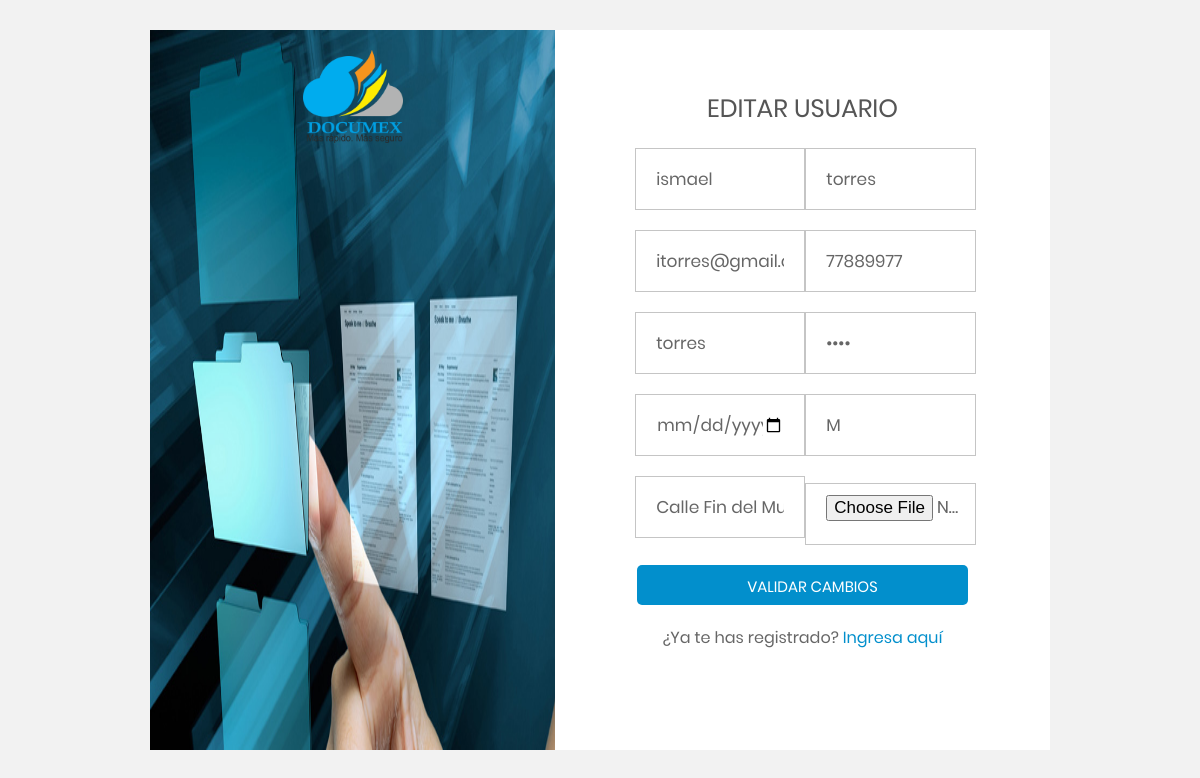
/accounts/editarUser/1/, run on an earlier commit of the app's database.
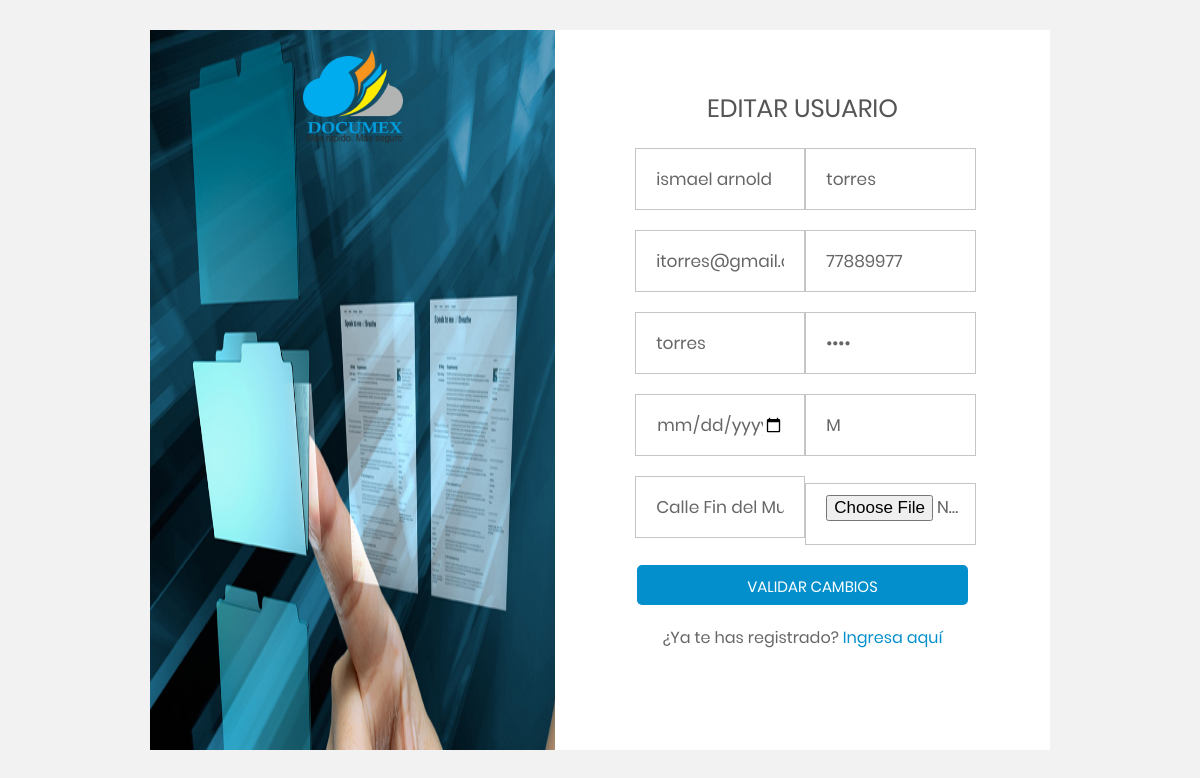
And on a later commit of the database.
### accounts/models.py (models this page shows, shortened)
class Usuario(models.Model):
    id          = models.AutoField(primary_key = True)
    nombres     = models.CharField(max_length = 100)
    apellidos   = models.CharField(max_length = 100)
    correo      = models.EmailField(max_length = 100)
    dni         = models.IntegerField()
    usuario     = models.CharField(max_length=100)
    password    = models.CharField(max_length = 100)
    fechaNacimiento = models.DateField(null=False)
    sexo        = models.CharField(max_length=1,null=False)
    direccion   = models.CharField(max_length=100,null=False)
    estado      = models.BooleanField(default=False)
    imagen      = models.ImageField(upload_to="foto-Usuario" , null = True)
    class Meta:
        verbose_name='Usuario'
        verbose_name_plural='Usuarios'

### accounts/views.py (the view, shortened to what this page needs)
# urls.py: path("editarUser/<int:id>/",views.editarUsuario,name="editarUser"),
def editarUsuario(request,id):
    usuario = Usuario.objects.get(id=id)
    if(request.method == 'GET'):
        print("entro get")
        print(usuario.nombres)
        return render(request,'editarUser.html',{'usuario':usuario})
    return render(request,'editarUser.html',{'usuario':usuario})

### templates/editarUser.html
{% extends 'registerUser.html' %}
{%block titulo %}Editar Usuario{% endblock titulo%}
{%block nombres%}{{usuario.nombres}}{%endblock nombres%}
{%block apellidos%}{{usuario.apellidos}}{%endblock apellidos%}
{%block correo%}{{usuario.correo}}{%endblock correo%}
{%block dni%}{{usuario.dni}}{%endblock dni%}
{%block usuario%}{{usuario.usuario}}{%endblock usuario%}
{%block password%}{{usuario.password}}{%endblock password%}
{%block fnacimiento%}{{usuario.fnacimiento%}{%endblock fnacimiento%}
{%block sexo%}{{usuario.sexo}}{%endblock sexo%}
{%block direccion%}{{usuario.direccion}}{%endblock direccion%}
{%block editar %}Validar Cambios{%endblock editar%}

### templates/registerUser.html (shortened to what this page needs)
{%load static%}
<!DOCTYPE html>
<html>
    <head>
        <link rel="stylesheet" type="text/css" href="{% static 'styles/estiloRU.css' %}">
    </head>
    <body>
        <div id="main">
            <div id="logo">
                <a href="/"><img src="{% static 'images/documex.png' %}"></a>
            </div>
            <div id="contenido">
                <diV id="form">
                    <h1>{% block titulo %}Registro de Usuario{% endblock titulo%}</h1>
                    <form method="post" id="form1" enctype="multipart/form-data">
                        <div id="user_pass">
                            <input type="text" name="nombres" id="nombres" maxlength="30" placeholder="Nombres" value="{%block nombres%}{%endblock nombres%}">
                            <input type="text" name="apellidos" id="apellidos" maxlength="50" placeholder="Apellidos" value="{%block apellidos%}{%endblock apellidos%}">
                            <input type="email" name="correo" id="correo" maxlength="50" placeholder="Correo electrónico" value="{%block correo%}{%endblock correo%}">
                            <input type="text" name="dni" id="dni" maxlength="8" placeholder="DNI" value="{%block dni%}{%endblock dni%}">
                            <input type="text" name="usuario" id="usuario" maxlength="20" placeholder="Nombre de Usuario" value="{%block usuario%}{%endblock usuario%}">
                            <input type="password" name="password" id="password" maxlength="8" placeholder="Contraseña" value="{%block password%}{%endblock password%}">
                            <input type="date" name="fnacimiento" id="fnacimiento" placeholder="Fecha de nacimiento" value="{%block fnacimiento%}{%endblock fnacimiento%}">
                            <input type="text" name="sexo" id="sexo" maxlength="1" placeholder="Sexo (M o F)" value="{%block sexo%}{%endblock sexo%}">
                            <input type="text" name="direccion" id="direccion" maxlength="100" placeholder="Dirección" value="{%block direccion%}{%endblock direccion%}">
                            <input type="file" name="imagen" id="imagen" placeholder="Imagen">
                        </div>
                        <input type="submit" value="{% block editar %}Registrar{% endblock editar %}" id="ingresar">
                    </form>
                </div>
                <div id="footer_div">
                            <span>¿Ya te has registrado? </span>
                            <a href="/accounts/login" id="registro">Ingresa aquí</a>
                </div>
            </div>
        </div>
    </body>
</html>

### static/styles/estiloRU.css (style rules this page uses)
* { padding:0; margin:0; font-family: Poppins-Regular, sans-serif; }
@media screen and (min-width:1200px) { body { background-color: #f2f2f2; } }
@media screen and (min-width:1200px) { #main { width:75vw; height:90vh; min-height: 500px; background-color:white; margin: 30px auto; } }
@media screen and (min-width:1200px) { #logo { width:45%; background-image: url("../images/fondoD.jpg"); background-repeat: no-repeat; background-color: white; background-size: 100% 100%; background-position: center; height: 100%; float:left; } }
@media screen and (min-width:1200px) { #contenido { float:left; padding-top:60px; width:55%; height:74%; } }
@media screen and (min-width:1200px) { img { display: block; width: 100px; margin: 10px auto; padding: 10px; } }
@media screen and (min-width:1200px) { h1 { text-align: center; font-size: 25px; text-transform: uppercase; color: #555555; font-weight: 500; } }
@media screen and (min-width:1200px) { input { display:block; width: 77%; height:40px; padding: 10px; padding-left: 30px; margin: 10px auto 10px auto; outline:none; border-color: rgb(197, 197, 197); border-width: 1px; border-style: solid; font-size: 17px; color: #666666; transition: 0.1s; } }
@media screen and (min-width:1200px) { #user_pass { width:70%; margin: 10px auto; padding-left:4%; } }
@media screen and (min-width:1200px) { #nombres,#apellidos,#correo,#dni,#fnacimiento,#sexo,#direccion,#usuario,#password,#imagen { display:inline-block; width: 37%; height:40px; padding: 10px 20px; margin-left: -4px; outline:none; border-color: rgb(197, 197, 197); border-width: 1px; border-style: solid; font-size: 17px; color: #666666; transition: 0.1s; } }
@media screen and (min-width:1200px) { #ingresar { color:white; background-color: #028fcc; border-style:none; transition: 0.4s; text-transform: uppercase; font-size: 15px; border-radius: 5px; width: 67%; } }
@media screen and (min-width:1200px) { #registro { text-decoration: none; color: #028fcc; } }
@media screen and (min-width:1200px) { #footer_div { color: #666666; text-align: center; height: 40px; } }
@media screen and (min-width:1200px) { #footer_div span { display:inline-block; padding-top:10px; } }

What changed in the data, as far as the page shows it:
changed Usuario "torres": nombres "ismael" → "ismael arnold"
